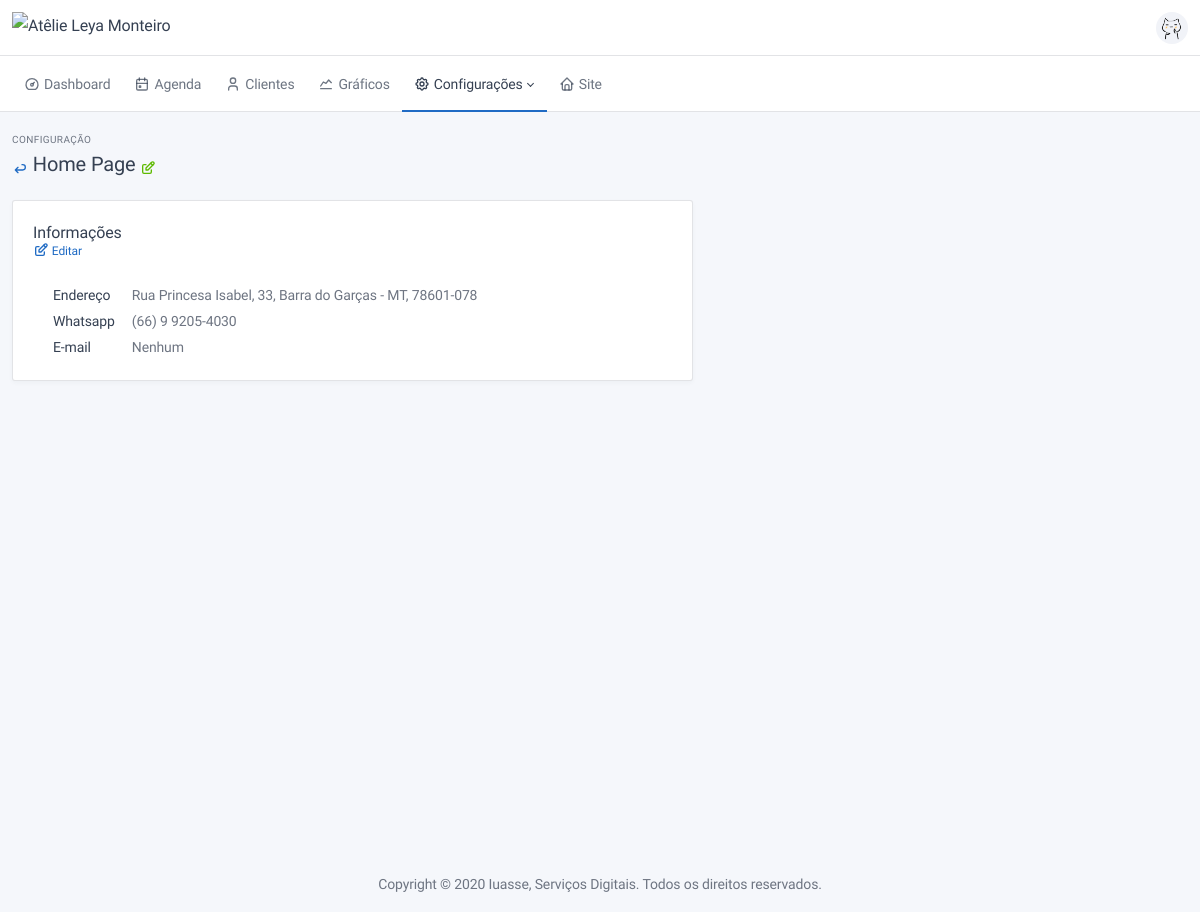
Screenshot of /config/homepage/ (signed in) with the database file from the repository.
### config/models.py (models this page shows, shortened)
class HomePage(BaseModel):
    address = models.CharField("Endereço Completo", max_length=255,
                               help_text="Sugestão: Rua, Número, Cidade - Estado, CEP")
    whatsapp = models.CharField("Whatsapp", max_length=16, help_text="Número para contato.")
    email = models.EmailField("E-mail", help_text="Opcional!", blank=True, null=True)
    def get_edit_url(self):
        return reverse_lazy(f'{self._meta.app_label}:{self._meta.model_name}:edit', kwargs={'pk': self.pk})
    def get_dict_data(self):
        return {
            'Endereço': self.address,
            'Whatsapp': self.whatsapp,
            'E-mail': self.email if self.email else "Nenhum",
        }

### config/views.py (the view)
# urls.py: path('', homepage_view, name='view'),
@login_required
@require_http_methods(["GET"])
@staff_member_required()
@permission_required('config.view_homepage', raise_exception=True)
def homepage_view(request):
    if HomePage.objects.all().count() == 0:
        obj = HomePage(
            address="Adicionar Endereço",
            whatsapp='(00) 0 0000-0000',
        ).save()
    else:
        obj = HomePage.objects.first()
    return render(request, "config/homepage/homepage.html", {'obj': obj})

### frontend/templates/config/homepage/homepage.html
{% extends 'base.html' %}
{% block content %}
<div class="container-xl">
    <div class="page-header">
        <div class="row align-items-center">
            <div class="col-auto">
                <div class="page-pretitle">Configuração</div>
                <h2 class="page-title">
                    <a data-toggle="tooltip" href="{% url 'frontend:dashboard' %}" title="Voltar">
                        <span class="text-primary">{{ICON_ARROW_BACK|safe}}</span>
                    </a>
                    Home Page
                    <a data-toggle="tooltip" href="{{obj.get_edit_url}}" title="Editar">
                        <span class="text-success">{{ICON_EDIT|safe}}</span>
                    </a>
                </h2>
            </div>
        </div>
    </div>
    <div class="row row-deck row-cards">
        <div class="col-lg-7">
            <div class="card">
                <div class="card-body">
                    <h4 class="card-title">Informações</h4>
                    <div class="card-subtitle">
                        <a href="{{obj.get_edit_url}}"> {{ICON_EDIT|safe}} Editar</a>
                    </div>
                    <div class="table-responsive">
                        <table class="card-table table-hover">
                            {% for k, v in obj.get_dict_data.items %}
                            <tr>
                                <td class="pr-3">{{k}}</td>
                                <td class="text-muted">{{v}}</td>
                            </tr>
                            {% endfor %}
                        </table>
                    </div>
                </div>
            </div>
        </div>
    </div>
</div>
{% endblock %}

### frontend/templates/base.html (style rules this page uses)
body { display: none; }

### rows the page displays
HomePage: get_dict_data "Rua Princesa Isabel, 33, Barra do Garças - MT, 78601-078" "(66) 9 9205-4030"

### other values shown
{{ k }} "Endereço" "Whatsapp" "E-mail"
{{ v }} "Nenhum"
